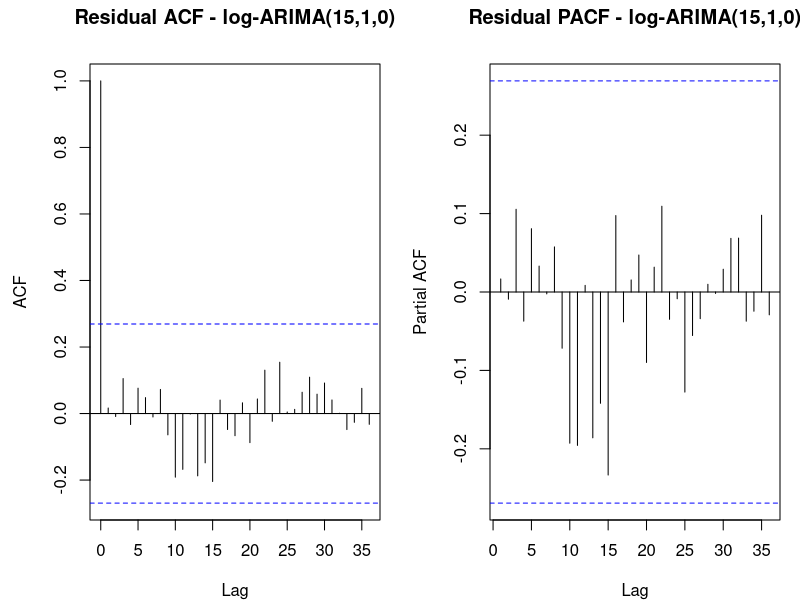
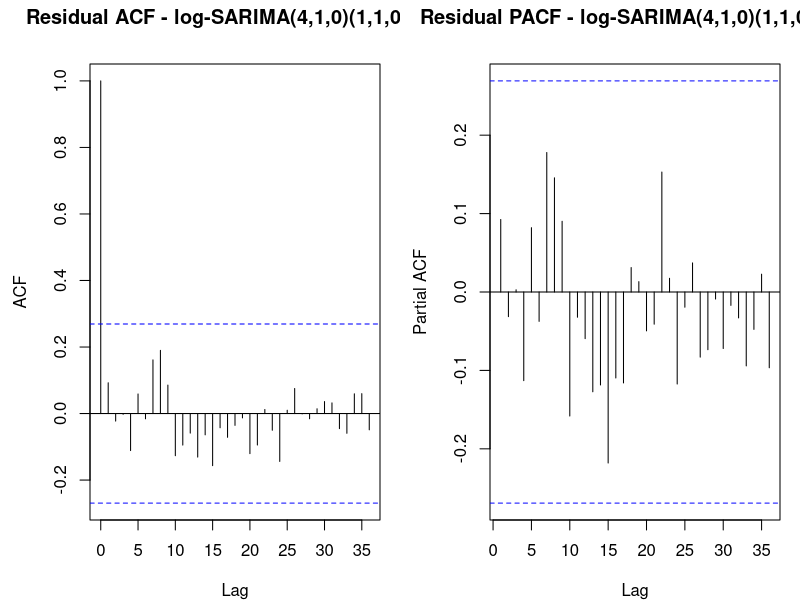
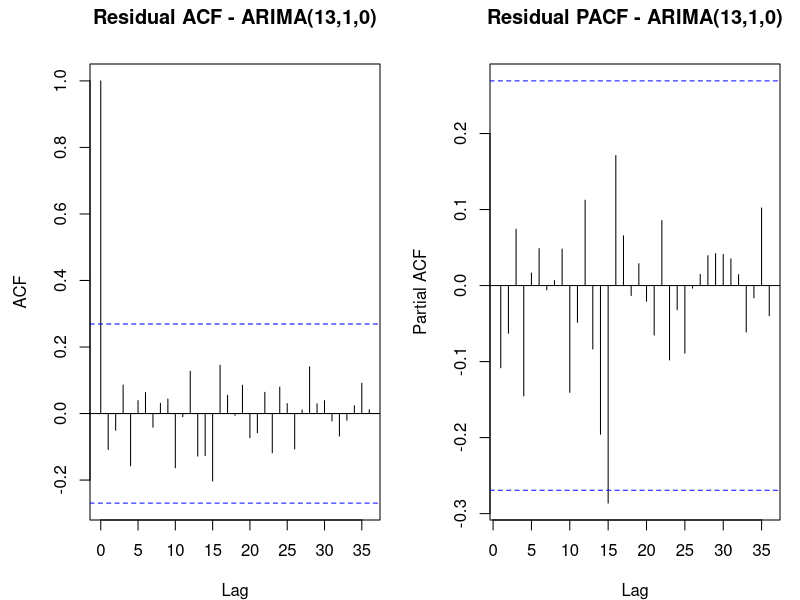
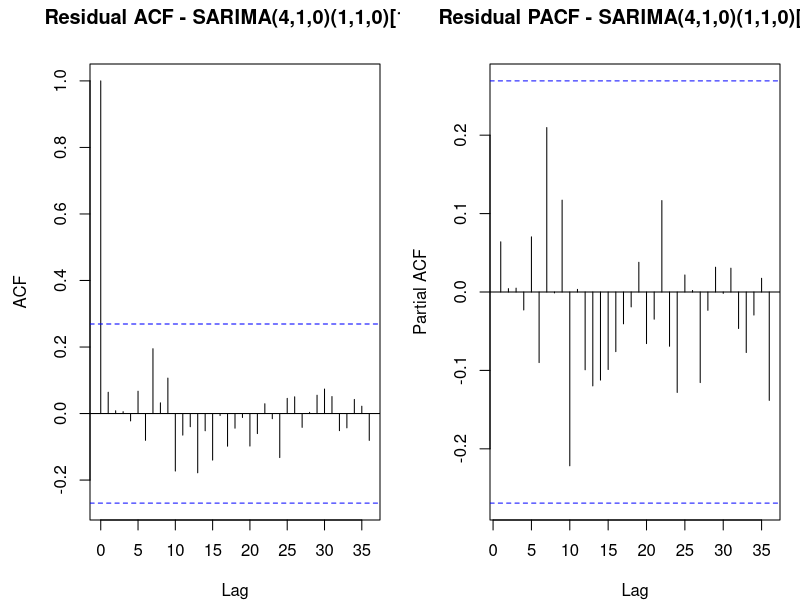
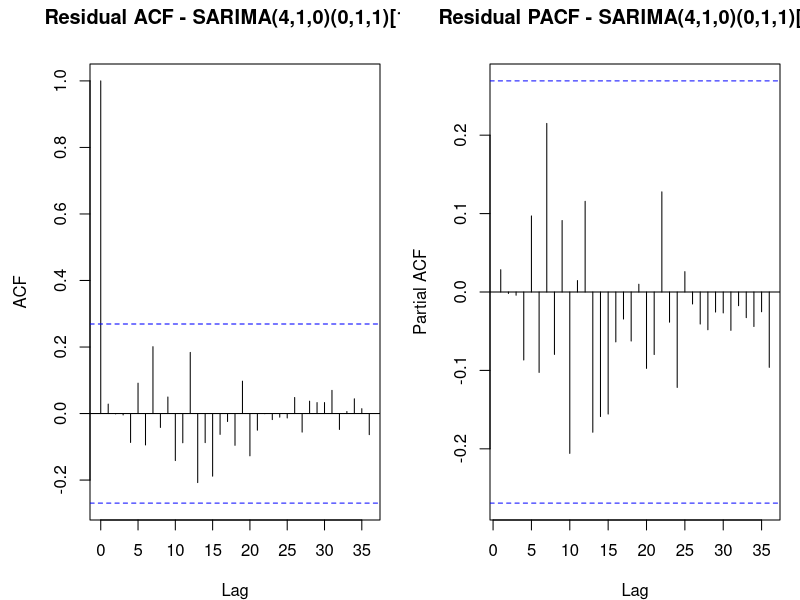
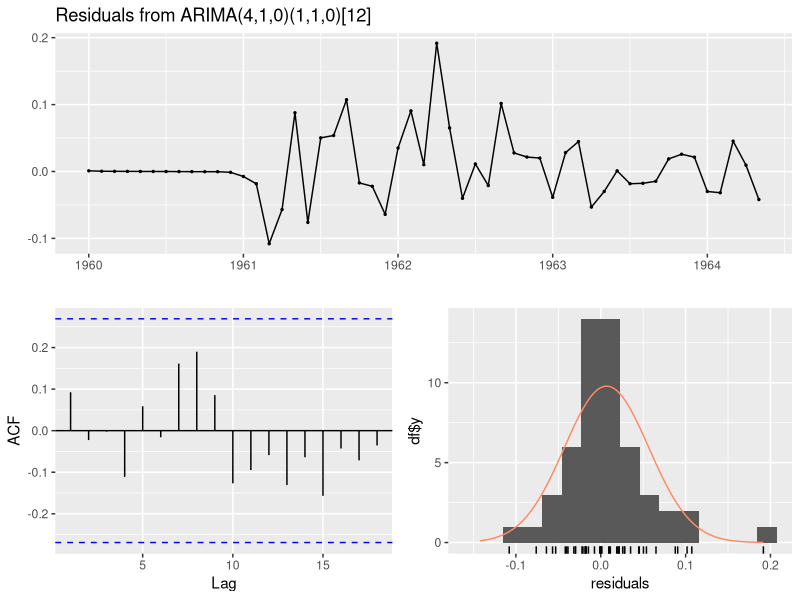
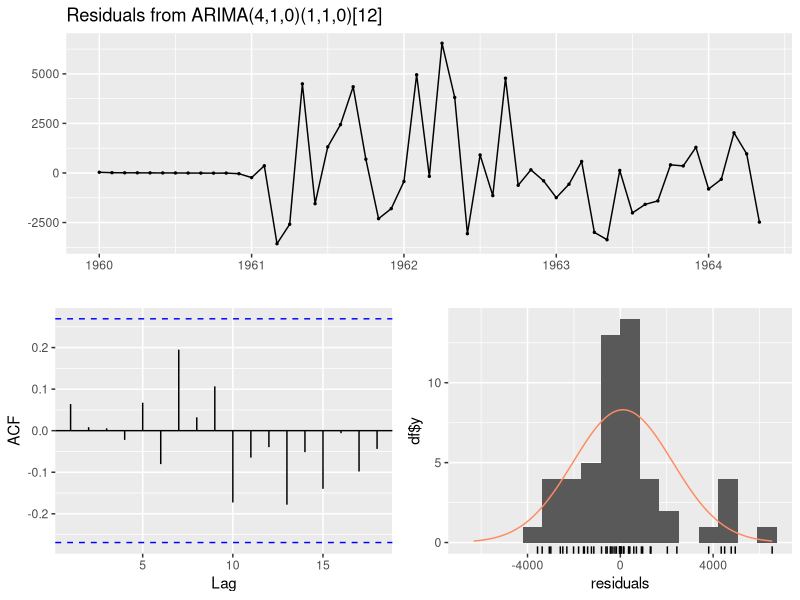
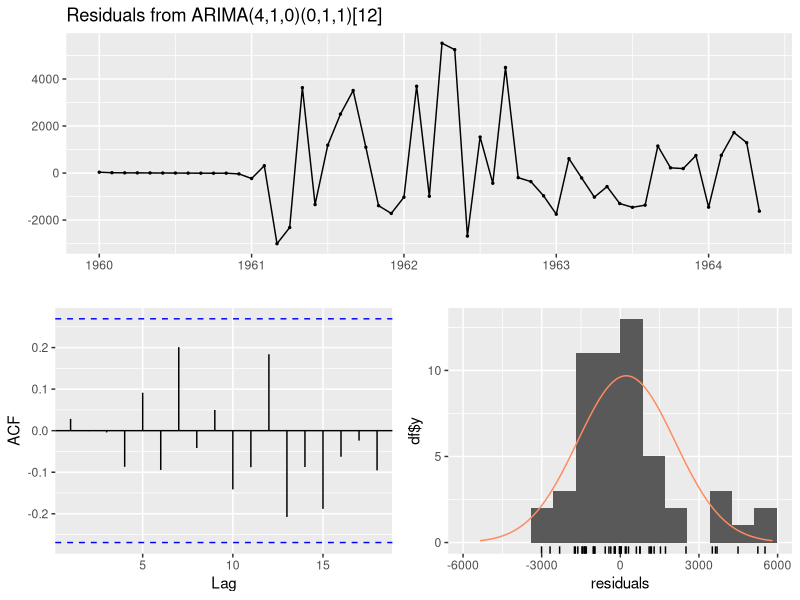

R code for these plots, in order:
# =============================================================================
# FINAL initial->improved models: diagnostics + forecast figures.
#   TFR initial : log-ARIMA(15,1,0)            (clean resid ACF; LB marginal)
#   TFR improved: log-SARIMA(4,1,0)(1,1,0)[12] (white; MAPE 8.89; pure AR)
#   TLB initial : ARIMA(13,1,0)                (clean resid ACF; LB marginal)
#   TLB improved: SARIMA(4,1,0)(1,1,0)[12]     (white; MAPE 12.1; prof template)
#                 SARIMA(4,1,0)(0,1,1)[12]     (white; MAPE 8.89; airline, low AIC)
# Figures -> figures/fin_*.png
# =============================================================================
suppressPackageStartupMessages({ library(forecast) })
options(stringsAsFactors=FALSE, scipen=999)
dir.create("figures", showWarnings = FALSE)
data  <- read.csv("cleaned_tlb_tfr_1960_2024.csv")
train <- subset(data, Year<=2012); test <- subset(data, Year>=2013)
tfr_s12 <- ts(train$TFR, start=1960, frequency=12)
tlb_s12 <- ts(train$TLB, start=1960, frequency=12)
tfr_t1  <- ts(train$TFR, start=1960, frequency=1)
tlb_t1  <- ts(train$TLB, start=1960, frequency=1)
tfr_test<-test$TFR; tlb_test<-test$TLB; ty<-test$Year

fits <- list(
  tfr_init = Arima(tfr_t1,  c(15,1,0),                               lambda=0, method="ML"),
  tfr_impr = Arima(tfr_s12, c(4,1,0), list(order=c(1,1,0),period=12),lambda=0, method="ML"),
  tlb_init = Arima(tlb_t1,  c(13,1,0),                                        method="ML"),
  tlb_impr = Arima(tlb_s12, c(4,1,0), list(order=c(1,1,0),period=12),         method="ML"),
  tlb_air  = Arima(tlb_s12, c(4,1,0), list(order=c(0,1,1),period=12),         method="ML")
)
labs <- c(tfr_init="log-ARIMA(15,1,0)", tfr_impr="log-SARIMA(4,1,0)(1,1,0)[12]",
          tlb_init="ARIMA(13,1,0)", tlb_impr="SARIMA(4,1,0)(1,1,0)[12]",
          tlb_air="SARIMA(4,1,0)(0,1,1)[12]")

# residual ACF/PACF panels
for (k in names(fits)) {
  r <- as.numeric(residuals(fits[[k]])); r <- r[is.finite(r)]
  png(sprintf("figures/fin_%s_resid.png", k), width=1000, height=440, res=110, bg="white")
  par(mfrow=c(1,2), mar=c(4,4.5,3.2,1))
  acf(r,  lag.max=36, main=paste("Residual ACF -", labs[k]))
  pacf(r, lag.max=36, main=paste("Residual PACF -", labs[k]))
  dev.off()
}
# checkresiduals 4-panel for the improved models
for (k in c("tfr_impr","tlb_impr","tlb_air")) {
  png(sprintf("figures/fin_%s_check.png", k), width=950, height=720, res=110, bg="white")
  suppressWarnings(checkresiduals(fits[[k]])); dev.off()
}

# forecast plots
fc_plot <- function(k, hist_years, hist_vals, obs, ylab, title) {
  fit <- fits[[k]]; fc <- forecast(fit, h=length(obs), biasadj=FALSE)
  png(sprintf("figures/fin_%s_forecast.png", k), width=1000, height=520, res=110, bg="white")
  par(mar=c(4,4.7,3.2,1))
  yr <- c(hist_years, ty)
  yl <- range(c(hist_vals, obs, as.numeric(fc$lower[,2]), as.numeric(fc$upper[,2])), na.rm=TRUE)
  plot(hist_years, as.numeric(hist_vals), type="l", lwd=2, xlim=range(yr), ylim=yl,
       xlab="Year", ylab=ylab, main=title)
  polygon(c(ty,rev(ty)), c(as.numeric(fc$lower[,2]), rev(as.numeric(fc$upper[,2]))),
          col=adjustcolor("steelblue",0.16), border=NA)
  polygon(c(ty,rev(ty)), c(as.numeric(fc$lower[,1]), rev(as.numeric(fc$upper[,1]))),
          col=adjustcolor("steelblue",0.28), border=NA)
  lines(ty, as.numeric(fc$mean), col="red", lwd=2, lty=2)
  lines(ty, obs, col="blue", lwd=2); points(ty, obs, col="blue", pch=16, cex=0.8)
  abline(v=2012.5, lty=3, col="grey50")
  legend("topright", c("train","forecast","actual","80/95% PI"),
         col=c("black","red","blue",adjustcolor("steelblue",0.5)),
         lwd=c(2,2,2,8), lty=c(1,2,1,1), bty="n", cex=0.85)
  dev.off()
}
fc_plot("tfr_init", train$Year, train$TFR, tfr_test, "TFR", paste0("TFR initial - ", labs["tfr_init"]))
fc_plot("tfr_impr", train$Year, train$TFR, tfr_test, "TFR", paste0("TFR improved - ", labs["tfr_impr"]))
fc_plot("tlb_init", train$Year, train$TLB, tlb_test, "TLB", paste0("TLB initial - ", labs["tlb_init"]))
fc_plot("tlb_impr", train$Year, train$TLB, tlb_test, "TLB", paste0("TLB improved - ", labs["tlb_impr"]))
fc_plot("tlb_air",  train$Year, train$TLB, tlb_test, "TLB", paste0("TLB improved (airline) - ", labs["tlb_air"]))
cat("Wrote figures/fin_*.png\n")
